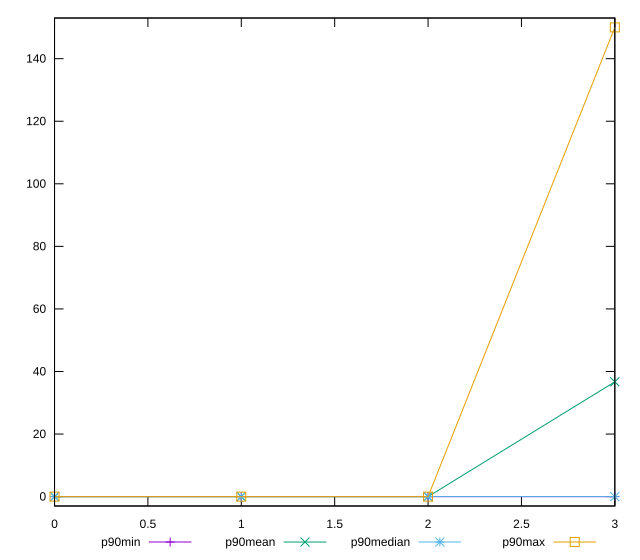

Generate this figure with gnuplot:
reset

$p90Min <<EOF
0 0
1 0
2 0
3 0
EOF

$p90Mean <<EOF
0 0
1 0
2 0
3 36.702127659574465
EOF

$p90Median <<EOF
0 0
1 0
2 0
3 0
EOF

$p90Max <<EOF
0 0
1 0
2 0
3 150
EOF

set key outside below
set xrange [0:3]
set yrange [-3:153]
set trange [-3:153]
set terminal svg size 640, 560 enhanced background rgb 'white'
set output "reports/report_00028_2021-02-24T12-49-42.674Z/legacy-javascript/progression/value.svg"

plot $p90Min title "p90min" with linespoints, \
     $p90Mean title "p90mean" with linespoints, \
     $p90Median title "p90median" with linespoints, \
     $p90Max title "p90max" with linespoints

reset
